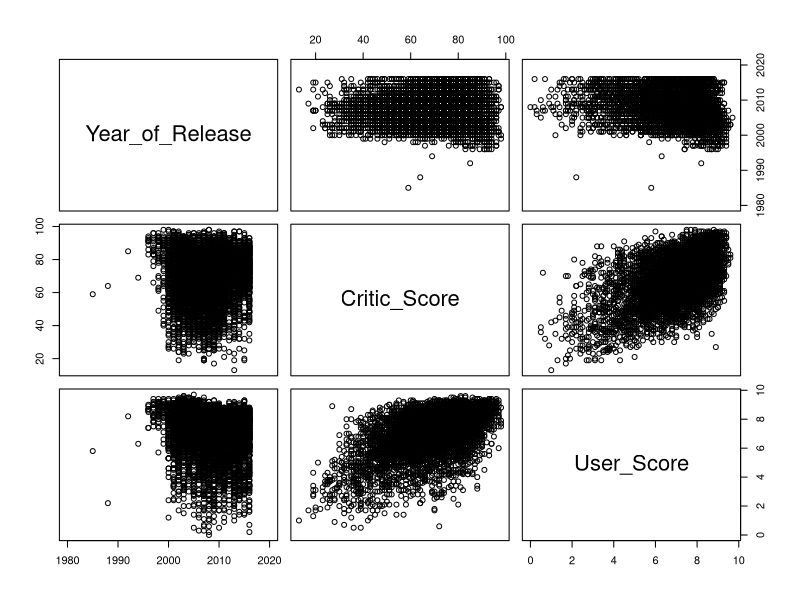
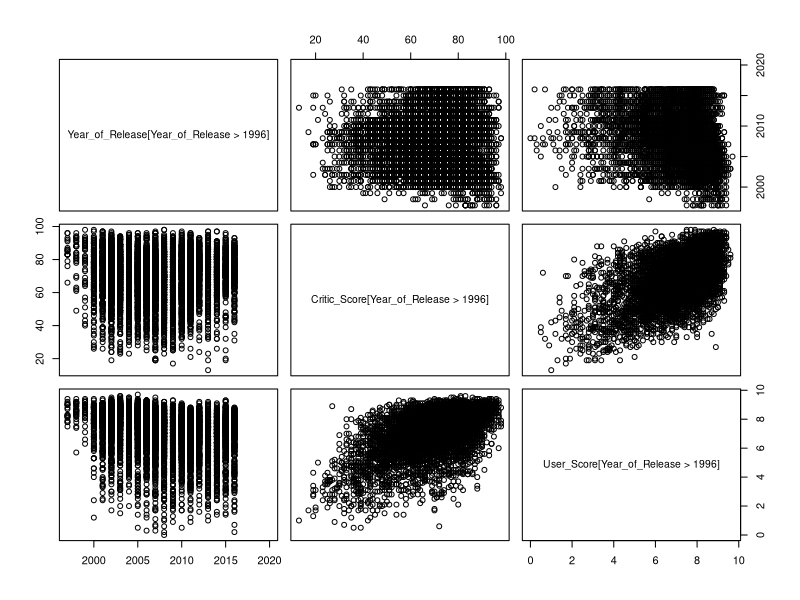
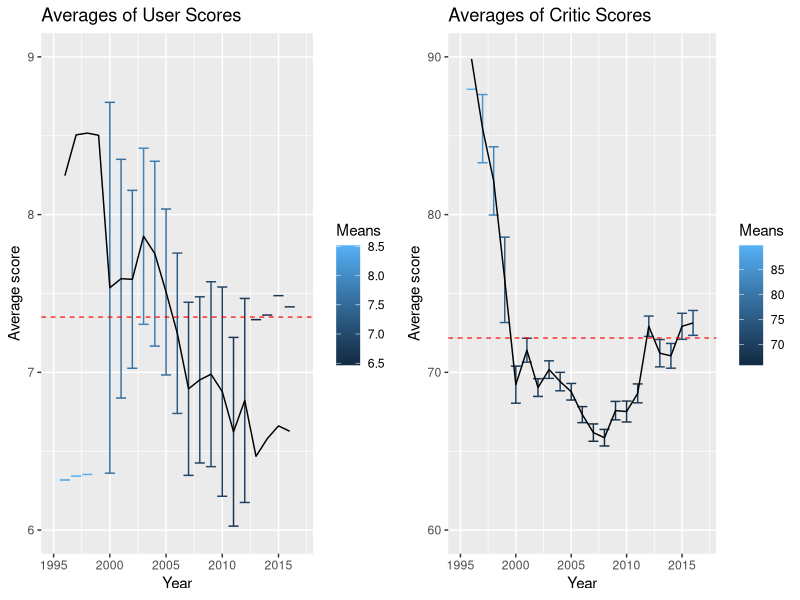

Here is the R script that generated these plots, in order: (Note: this script raises an error after producing the figures.)
## ---- chunk 1
library(ggplot2)
library(gridExtra)
library(pwr)
library(gtools)
library(nortest)
library(boot)
library(plyr)
## ---- chunk 2
df=read.csv("VG_final.csv")
str(df)
## ---- chunk 3
pairs(~Year_of_Release+Critic_Score+User_Score,data=df)
## ---- chunk 4
pairs(~Year_of_Release[Year_of_Release>1996]+Critic_Score[Year_of_Release>1996]+User_Score[Year_of_Release>1996],data=df)
## ---- chunk 5
ad.test(df[df$Year_of_Release>1996,]$Year_of_Release)
## ---- chunk 6
wilcox.test(df[df$Year_of_Release>1996,]$Year_of_Release,df[df$Year_of_Release>1996,]$User_Score, paired=FALSE, alternative='greater')
## ---- chunk 7
# function to compute the mean through bootstrap
boot_mean <- function(data){
samples <- replicate(length(data), mean(sample(data, size = length(data), replace = TRUE)))
  return(samples)
}
## ---- chunk 8
means_year=NULL
stds_year=NULL
for (i in 1:length(unique(df$Year_of_Release))){
  if (length(na.exclude(df[df$Year_of_Release==unique(df$Year_of_Release)[i],]$User_Score))>3){
      means_year_distr=boot_mean(na.exclude(df[df$Year_of_Release==unique(df$Year_of_Release)[i],]$User_Score))
     means_year[i]=mean(means_year_distr, na.rm = TRUE)
     stds_year[i]=sd(means_year_distr, na.rm = TRUE)
  } else{
    means_year[i]=NA
    stds_year[i]=NA
  }
}
df_means_year=data.frame("years"=unique(df$Year_of_Release),"Means"=means_year,"Std"=stds_year)
plot1= ggplot(df_means_year, aes(x = years,y=Means),color='blue') +
  geom_errorbar(aes(ymin=Means-stds_year,ymax=Means+stds_year,color=Means))+labs(title = "Averages of User Scores", x = "Year", y = "Average score")+xlim(1995,2017)+ylim(6,9) +    geom_line()+geom_hline(aes(yintercept = mean(df_means_year$Means,na.rm = TRUE)),color='red',linetype="dashed", size = .4)
## ---- chunk 9
means_year=NULL
stds_year=NULL
for (i in 1:length(unique(df$Year_of_Release))){
  if (length(na.exclude(df[df$Year_of_Release==unique(df$Year_of_Release)[i],]$Critic_Score))>3){
      means_year_distr=boot_mean(na.exclude(df[df$Year_of_Release==unique(df$Year_of_Release)[i],]$Critic_Score))
     means_year[i]=mean(means_year_distr, na.rm = TRUE)
     stds_year[i]=sd(means_year_distr, na.rm = TRUE)
  } else{
    means_year[i]=NA
    stds_year[i]=NA
  }
}
df_means_year2=data.frame("years"=unique(df$Year_of_Release),"Means"=means_year,"Std"=stds_year)
plot2= ggplot(df_means_year2, aes(x = years,y=Means),color='blue') +
  geom_errorbar(aes(ymin=Means-stds_year,ymax=Means+stds_year,color=Means))+labs(title = "Averages of Critic Scores", x = "Year", y = "Average score") +    geom_line()+geom_hline(aes(yintercept = mean(df_means_year2$Means,na.rm = TRUE)),color='red',linetype="dashed", size = .4)+xlim(1995,2017)+ylim(60,90)

## ---- chunk 10
grid.arrange(plot1,plot2,ncol=2)
## ---- chunk 11
means_plat=NULL
stds_plat=NULL
for (i in 1:length(levels(df$Platform))){
  if (length(na.exclude(df[df$Platform==levels(df$Platform)[i],]$User_Score))>30){
    means_plat_distr=boot_mean(na.exclude(df[df$Platform==levels(df$Platform)[i],]$User_Score))
    means_plat[i]=mean(means_plat_distr, na.rm = TRUE)
    stds_plat[i]=sd(means_plat_distr, na.rm = TRUE)
    } else{
    means_plat[i]=NA
    stds_plat[i]=NA
  }
}
df_means_plat=data.frame("Platform"=levels(df$Platform),"Means"=means_plat,"Std"=stds_plat)
df_means_plat2=subset(df_means_plat,!(is.na(df_means_plat["Std"])))
df_means_plat3=df_means_plat2[order(df_means_plat2$Means),]
mean_of_means=('Average_of_means'=mean(df_means_plat2$Means))
plot3= ggplot(df_means_plat3, aes(x = Platform,y=Means)) +
  geom_errorbar(aes(ymin=Means-Std,ymax=Means+Std,color=Means))+labs(title = "Averages of User Scores per Platform", x = "Platform", y = "Average score") + geom_line() +geom_hline(aes(yintercept = mean_of_means),color='red',linetype="dashed", size = .4)+ylim(6,8)
## ---- chunk 12
means_plat=NULL
stds_plat=NULL
for (i in 1:length(levels(df$Platform))){
  if (length(na.exclude(df[df$Platform==levels(df$Platform)[i],]$Critic_Score))>30){
    means_plat_distr=boot_mean(na.exclude(df[df$Platform==levels(df$Platform)[i],]$Critic_Score))
    means_plat[i]=mean(means_plat_distr, na.rm = TRUE)
    stds_plat[i]=sd(means_plat_distr, na.rm = TRUE)
    } else{
    means_plat[i]=NA
    stds_plat[i]=NA
  }
}
df_means_plat4=data.frame("Platform"=levels(df$Platform),"Means"=means_plat,"Std"=stds_plat)
df_means_plat5=subset(df_means_plat4,!(is.na(df_means_plat4["Std"])))
df_means_plat6=df_means_plat5[order(df_means_plat5$Means),]
mean_of_means2=('Average_of_means'=mean(df_means_plat6$Means))
plot4= ggplot(df_means_plat6, aes(x = Platform,y=Means)) +
  geom_errorbar(aes(ymin=Means-Std,ymax=Means+Std,color=Means))+labs(title = "Averages of Critic Scores per Platform", x = "Platform", y = "Average score") + geom_line() +geom_hline(aes(yintercept = mean_of_means2),color='red',linetype="dashed", size = .4)+ylim(60,80)
## ---- chunk 13
grid.arrange(plot3,plot4,ncol=1)
